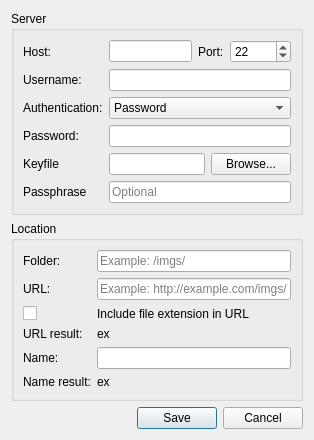
<?xml version="1.0" encoding="UTF-8"?>
<ui version="4.0">
 <class>Dialog</class>
 <widget class="QDialog" name="Dialog">
  <property name="geometry">
   <rect>
    <x>0</x>
    <y>0</y>
    <width>314</width>
    <height>391</height>
   </rect>
  </property>
  <property name="windowTitle">
   <string>SFTP - Settings</string>
  </property>
  <layout class="QVBoxLayout" name="verticalLayout">
   <item>
    <widget class="QGroupBox" name="group_server">
     <property name="title">
      <string>Server</string>
     </property>
     <layout class="QFormLayout" name="formLayout">
      <item row="0" column="0">
       <widget class="QLabel" name="label_hostInput">
        <property name="text">
         <string>Host:</string>
        </property>
       </widget>
      </item>
      <item row="0" column="1">
       <layout class="QHBoxLayout" name="layout_host">
        <item>
         <widget class="QLineEdit" name="input_host"/>
        </item>
        <item>
         <widget class="QLabel" name="label_port">
          <property name="text">
           <string>Port:</string>
          </property>
         </widget>
        </item>
        <item>
         <widget class="QSpinBox" name="input_port">
          <property name="maximum">
           <number>65535</number>
          </property>
          <property name="value">
           <number>22</number>
          </property>
         </widget>
        </item>
       </layout>
      </item>
      <item row="1" column="0">
       <widget class="QLabel" name="label_username">
        <property name="text">
         <string>Username:</string>
        </property>
       </widget>
      </item>
      <item row="1" column="1">
       <widget class="QLineEdit" name="input_username"/>
      </item>
      <item row="2" column="0">
       <widget class="QLabel" name="label">
        <property name="text">
         <string>Authentication:</string>
        </property>
       </widget>
      </item>
      <item row="2" column="1">
       <widget class="QComboBox" name="combo_auth">
        <item>
         <property name="text">
          <string>Password</string>
         </property>
        </item>
        <item>
         <property name="text">
          <string>Key</string>
         </property>
        </item>
       </widget>
      </item>
      <item row="3" column="0">
       <widget class="QLabel" name="label_password">
        <property name="text">
         <string>Password:</string>
        </property>
       </widget>
      </item>
      <item row="3" column="1">
       <widget class="QLineEdit" name="input_password">
        <property name="echoMode">
         <enum>QLineEdit::Password</enum>
        </property>
       </widget>
      </item>
      <item row="4" column="0">
       <widget class="QLabel" name="label_keyfile">
        <property name="text">
         <string>Keyfile</string>
        </property>
       </widget>
      </item>
      <item row="4" column="1">
       <layout class="QHBoxLayout" name="horizontalLayout">
        <item>
         <widget class="QLineEdit" name="input_keyfile"/>
        </item>
        <item>
         <widget class="QPushButton" name="button_browse">
          <property name="text">
           <string>Browse...</string>
          </property>
          <property name="icon">
           <iconset theme="document-open">
            <normaloff/>
           </iconset>
          </property>
         </widget>
        </item>
       </layout>
      </item>
      <item row="5" column="0">
       <widget class="QLabel" name="label_passphrase">
        <property name="text">
         <string>Passphrase</string>
        </property>
       </widget>
      </item>
      <item row="5" column="1">
       <widget class="QLineEdit" name="input_passphrase">
        <property name="echoMode">
         <enum>QLineEdit::Password</enum>
        </property>
        <property name="placeholderText">
         <string>Optional</string>
        </property>
       </widget>
      </item>
     </layout>
    </widget>
   </item>
   <item>
    <widget class="QGroupBox" name="group_location">
     <property name="title">
      <string>Location</string>
     </property>
     <layout class="QFormLayout" name="formLayout_2">
      <property name="fieldGrowthPolicy">
       <enum>QFormLayout::AllNonFixedFieldsGrow</enum>
      </property>
      <item row="0" column="0">
       <widget class="QLabel" name="label_folder">
        <property name="text">
         <string>Folder:</string>
        </property>
       </widget>
      </item>
      <item row="0" column="1">
       <widget class="QLineEdit" name="input_folder">
        <property name="placeholderText">
         <string>Example: /imgs/</string>
        </property>
       </widget>
      </item>
      <item row="1" column="0">
       <widget class="QLabel" name="label_url">
        <property name="text">
         <string>URL:</string>
        </property>
       </widget>
      </item>
      <item row="1" column="1">
       <widget class="QLineEdit" name="input_url">
        <property name="placeholderText">
         <string>Example: http://example.com/imgs/</string>
        </property>
       </widget>
      </item>
      <item row="2" column="0">
       <widget class="QCheckBox" name="checkbox_url_extension">
        <property name="checked">
         <bool>True</bool>
        </property>
       </widget>
      </item>
      <item row="2" column="1">
       <widget class="QLabel" name="label_url_extension">
        <property name="text">
         <string>Include file extension in URL</string>
        </property>
       </widget>
      </item>
      <item row="3" column="0">
       <widget class="QLabel" name="label_url_result">
        <property name="text">
         <string>URL result:</string>
        </property>
       </widget>
      </item>
      <item row="3" column="1">
       <widget class="QLabel" name="label_url_example">
        <property name="text">
         <string>ex</string>
        </property>
       </widget>
      </item>
      <item row="4" column="0">
       <widget class="QLabel" name="label_name">
        <property name="text">
         <string>Name:</string>
        </property>
       </widget>
      </item>
      <item row="4" column="1">
       <widget class="QLineEdit" name="input_name">
        <property name="text">
         <string extracomment="Hlap"/>
        </property>
       </widget>
      </item>
      <item row="5" column="0">
       <widget class="QLabel" name="label_name_result">
        <property name="text">
         <string>Name result:</string>
        </property>
       </widget>
      </item>
      <item row="5" column="1">
       <widget class="QLabel" name="label_name_example">
        <property name="text">
         <string>ex</string>
        </property>
       </widget>
      </item>
     </layout>
    </widget>
   </item>
   <item>
    <widget class="QDialogButtonBox" name="buttonBox">
     <property name="orientation">
      <enum>Qt::Horizontal</enum>
     </property>
     <property name="standardButtons">
      <set>QDialogButtonBox::Cancel|QDialogButtonBox::Save</set>
     </property>
    </widget>
   </item>
  </layout>
 </widget>
 <tabstops>
  <tabstop>input_host</tabstop>
  <tabstop>input_port</tabstop>
  <tabstop>input_username</tabstop>
  <tabstop>combo_auth</tabstop>
  <tabstop>input_password</tabstop>
  <tabstop>input_keyfile</tabstop>
  <tabstop>button_browse</tabstop>
  <tabstop>input_passphrase</tabstop>
  <tabstop>input_folder</tabstop>
  <tabstop>input_url</tabstop>
  <tabstop>input_name</tabstop>
  <tabstop>buttonBox</tabstop>
 </tabstops>
 <resources/>
 <connections>
  <connection>
   <sender>buttonBox</sender>
   <signal>accepted()</signal>
   <receiver>Dialog</receiver>
   <slot>accept()</slot>
   <hints>
    <hint type="sourcelabel">
     <x>245</x>
     <y>381</y>
    </hint>
    <hint type="destinationlabel">
     <x>157</x>
     <y>274</y>
    </hint>
   </hints>
  </connection>
  <connection>
   <sender>buttonBox</sender>
   <signal>rejected()</signal>
   <receiver>Dialog</receiver>
   <slot>reject()</slot>
   <hints>
    <hint type="sourcelabel">
     <x>295</x>
     <y>381</y>
    </hint>
    <hint type="destinationlabel">
     <x>286</x>
     <y>274</y>
    </hint>
   </hints>
  </connection>
 </connections>
</ui>
